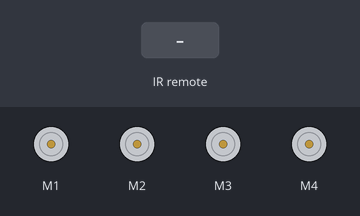
Bench run of a sketch on a simulated Arduino Uno, built with avr-gcc and run on an emulated ATmega328P. Parts: 4 × DC motor (green arrow = forward, orange = backward, longer = faster). Inputs (shaded band) come from the test bench. What the sketch prints to the serial monitor is not drawn.

Above: at 1.2 s.
1.3 s: infrared code 0xFF9867 received
At 2.0 s:
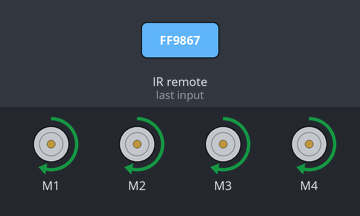
2.8 s: infrared code 0xFF38C7 received
At 3.1 s:
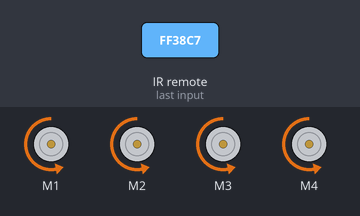
4.3 s: infrared code 0xFF30CF received
At 5.5 s:
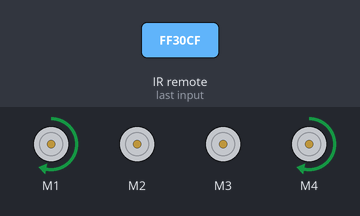
5.8 s: infrared code 0xFF7A85 received
At 6.6 s:
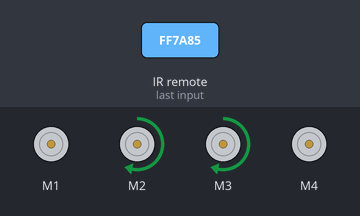
7.3 s: infrared code 0xFF18E7 received
At 7.8 s:
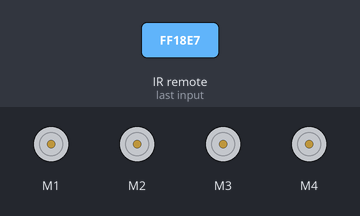
Timing chart, 0 to 9.8 s (numbered marks = the images above; inputs shaded):
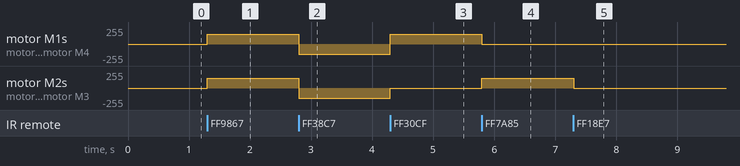

Measured:
- after the input at 1.3 s, motor M1–4: stopped → forward 150/255 at once
- after the input at 2.8 s, motor M1–4: forward 150/255 → backward 150/255 at once
- after the input at 4.3 s, motor M1, motor M4: backward 150/255 → forward 150/255 at once; motor M2, motor M3: backward 150/255 → stopped at once
- after the input at 5.8 s, motor M1, motor M4: forward 150/255 → stopped at once; motor M2, motor M3: stopped → forward 150/255 at once
- after the input at 7.3 s, motor M2, motor M3: forward 150/255 → stopped at once

The sketch:

RobotCar.ino
```cpp
#include <HardwareSerial.h>
#include <Wire.h>
#include <Adafruit_MotorShield.h>
#include <IRremote.h>

int RECV_PIN = A0;
Adafruit_MotorShield motorShield = Adafruit_MotorShield();

#define POWER 16736925
#define A 16720605
#define B 16712445
#define C 16761405
#define UP 16750695
#define DOWN 16726215
#define LEFT 16724175
#define RIGHT 16743045
#define SELECT 16718055
decode_results results;

IRrecv irrecv(RECV_PIN);

void setup()
{
  Serial.begin(9600);
  irrecv.enableIRIn();
  Serial.println("IR Receiver Ready");
  motorShield.begin();
  SetSpeed(150);
  RunForward();
  Stop();
  Serial.println("Adafruit Motorshield v2 Ready");
  Serial.println("-- All Components Ready --");
}

void loop()
{
  if (irrecv.decode(&results))   {
    if (results.value == UP)
    {
      RunForward();
    }
    else if (results.value == DOWN)
    {
      RunBackward();
    }
    else if (results.value == SELECT)
    {
      Stop();
    }
    else if (results.value == RIGHT)
    {
      TurnRight();
    }
    else if (results.value == LEFT)
    {
      TurnLeft();
    }
    irrecv.resume();
  }
}

void SetSpeed(int speed)
{
  for (int i = 1; i < 5; i++)
  {
    motorShield.getMotor(i)->setSpeed(speed);
  }
}

void RunForward()
{
  for (int i = 1; i < 5; i++)
  {
    motorShield.getMotor(i)->run(FORWARD);
  }
}

void TurnRight()
{
  motorShield.getMotor(1)->run(RELEASE);
  motorShield.getMotor(2)->run(FORWARD);
  motorShield.getMotor(3)->run(FORWARD);
  motorShield.getMotor(4)->run(RELEASE);
}

void TurnLeft()
{
  motorShield.getMotor(1)->run(FORWARD);
  motorShield.getMotor(2)->run(RELEASE);
  motorShield.getMotor(3)->run(RELEASE);
  motorShield.getMotor(4)->run(FORWARD);

}

void RunBackward()
{
  for (int i = 1; i < 5; i++)
  {
    motorShield.getMotor(i)->run(BACKWARD);
  }
}

void Stop()
{
  for (int i = 1; i < 5; i++)
  {
    motorShield.getMotor(i)->run(RELEASE);
  }
}
```
